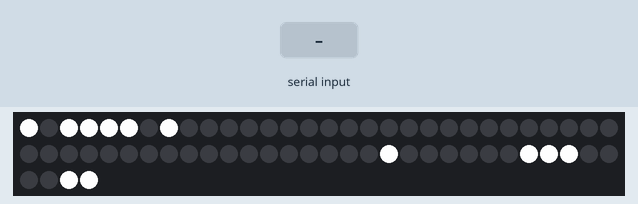
This sketch was run on a simulated Arduino Uno, built with avr-gcc and run on an emulated ATmega328P. Parts: 64 RGB LEDs in strip order, left to right, continuing on the next row. Inputs (shaded band) come from the test bench. What the sketch prints to the serial monitor is not drawn.

Above: at 1.2 s.
1.3 s: "1" received over Serial
2.9 s: "0" received over Serial
4.5 s: "2" received over Serial
Timing chart, 0 to 7.5 s (numbered marks = the images above; inputs shaded):
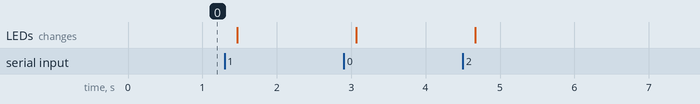

The sketch:

tryOCCtext.ino
```cpp
#include <Adafruit_NeoPixel.h>
#include <string.h>
#define PIN 10 // pin for Neopixel matrix
#define NUMPIXELS  64
Adafruit_NeoPixel pixels = Adafruit_NeoPixel(NUMPIXELS, PIN, NEO_GRB + NEO_KHZ800);

int incomingByte = 0;

void setup() {
Serial.begin(9600); // opens serial port, sets data rate to 9600 bps
pixels.begin(); // This initializes the NeoPixel library.
pixels.show();
pixels.clear();
}

void loop() {
pixels.clear();
int a[64]= {0,2,3,4,5,7,48,55,56,57,62,63};
if (Serial.available() > 0) {
incomingByte = Serial.read(); // read the incoming byte:
  uint8_t bitsCount = sizeof( incomingByte ) * 4;
  char str[ bitsCount + 1 ];
  uint8_t i = 0;
  while ( bitsCount-- )
  str[ i++ ] = bitRead( incomingByte, bitsCount ) + '0';
  str[ i ] = '\0';
  int arrSize1 = sizeof(str)/sizeof(str[0]);
  int dem= 7;
  Serial.println(dem);
  for(int i=0; i<arrSize1 ; i++){
    Serial.println("I received: ");
    Serial.println(str);
    if (str[i]=='1')
    {
      a[dem]=i+8;
      dem = dem+1;
    }
  }
 }
 int arrSize = sizeof(a)/sizeof(a[0]);
 for(int i=0; i<arrSize;i++)
 {
  pixels.setPixelColor(a[i], pixels.Color(250,250,250)); // Moderately bright green color (0, 150, 0) white =(250,250,250)
  //pixels.setPixelColor(a[i], pixels.Color(250,250,250)); // Moderately bright green color (0, 150, 0) white =(250,250,250)
  }
  pixels.show(); // This sends the updated pixel color to the hardware.
}
```
